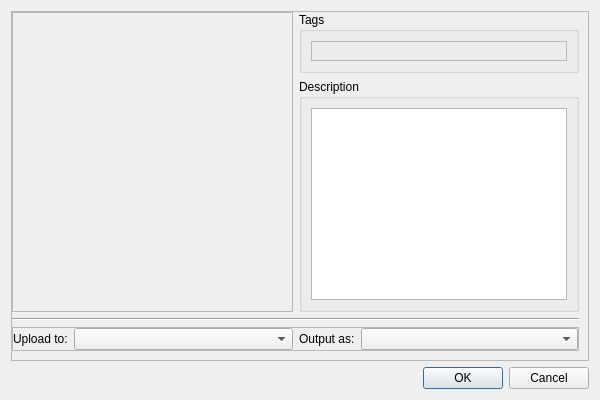
<?xml version="1.0" encoding="UTF-8"?>
<ui version="4.0">
 <class>FormDialog</class>
 <widget class="QDialog" name="FormDialog">
  <property name="geometry">
   <rect>
    <x>0</x>
    <y>0</y>
    <width>600</width>
    <height>400</height>
   </rect>
  </property>
  <property name="windowTitle">
   <string>Uploading copied</string>
  </property>
  <layout class="QVBoxLayout" name="verticalLayout">
   <item>
    <widget class="QFrame" name="frame_2">
     <property name="frameShape">
      <enum>QFrame::StyledPanel</enum>
     </property>
     <property name="frameShadow">
      <enum>QFrame::Raised</enum>
     </property>
     <layout class="QVBoxLayout" name="verticalLayout_2">
      <property name="leftMargin">
       <number>0</number>
      </property>
      <property name="topMargin">
       <number>0</number>
      </property>
      <item>
       <layout class="QHBoxLayout" name="horizontalLayout">
        <item>
         <widget class="QScrollArea" name="scrollArea">
          <property name="sizePolicy">
           <sizepolicy hsizetype="Preferred" vsizetype="Expanding">
            <horstretch>1</horstretch>
            <verstretch>0</verstretch>
           </sizepolicy>
          </property>
          <property name="widgetResizable">
           <bool>true</bool>
          </property>
          <widget class="QWidget" name="scrollAreaWidgetContents_2">
           <property name="geometry">
            <rect>
             <x>0</x>
             <y>0</y>
             <width>283</width>
             <height>299</height>
            </rect>
           </property>
          </widget>
         </widget>
        </item>
        <item>
         <layout class="QVBoxLayout" name="verticalLayout_3" stretch="1,0">
          <item>
           <widget class="QGroupBox" name="groupBox">
            <property name="title">
             <string>Tags</string>
            </property>
            <layout class="QHBoxLayout" name="horizontalLayout_4">
             <item>
              <widget class="TagsEdit" name="frame_3">
               <property name="frameShape">
                <enum>QFrame::StyledPanel</enum>
               </property>
               <property name="frameShadow">
                <enum>QFrame::Raised</enum>
               </property>
              </widget>
             </item>
            </layout>
           </widget>
          </item>
          <item>
           <widget class="QGroupBox" name="groupBox_2">
            <property name="sizePolicy">
             <sizepolicy hsizetype="Preferred" vsizetype="Preferred">
              <horstretch>0</horstretch>
              <verstretch>0</verstretch>
             </sizepolicy>
            </property>
            <property name="title">
             <string>Description</string>
            </property>
            <layout class="QHBoxLayout" name="horizontalLayout_3">
             <item>
              <widget class="QTextEdit" name="textEdit">
               <property name="sizePolicy">
                <sizepolicy hsizetype="Preferred" vsizetype="Preferred">
                 <horstretch>0</horstretch>
                 <verstretch>0</verstretch>
                </sizepolicy>
               </property>
              </widget>
             </item>
            </layout>
           </widget>
          </item>
         </layout>
        </item>
       </layout>
      </item>
      <item>
       <widget class="Line" name="line">
        <property name="orientation">
         <enum>Qt::Horizontal</enum>
        </property>
       </widget>
      </item>
      <item>
       <widget class="QFrame" name="frame_5">
        <property name="frameShape">
         <enum>QFrame::StyledPanel</enum>
        </property>
        <property name="frameShadow">
         <enum>QFrame::Raised</enum>
        </property>
        <layout class="QHBoxLayout" name="horizontalLayout_5">
         <property name="leftMargin">
          <number>0</number>
         </property>
         <property name="topMargin">
          <number>0</number>
         </property>
         <property name="rightMargin">
          <number>0</number>
         </property>
         <property name="bottomMargin">
          <number>0</number>
         </property>
         <item>
          <layout class="QFormLayout" name="formLayout_2">
           <item row="0" column="0">
            <widget class="QLabel" name="label">
             <property name="text">
              <string>Upload to:</string>
             </property>
            </widget>
           </item>
           <item row="0" column="1">
            <widget class="QComboBox" name="comboBox"/>
           </item>
          </layout>
         </item>
         <item>
          <layout class="QFormLayout" name="formLayout">
           <item row="0" column="0">
            <widget class="QLabel" name="label_4">
             <property name="text">
              <string>Output as:</string>
             </property>
            </widget>
           </item>
           <item row="0" column="1">
            <widget class="QComboBox" name="comboBox_2"/>
           </item>
          </layout>
         </item>
        </layout>
       </widget>
      </item>
     </layout>
    </widget>
   </item>
   <item>
    <widget class="QDialogButtonBox" name="buttonBox">
     <property name="orientation">
      <enum>Qt::Horizontal</enum>
     </property>
     <property name="standardButtons">
      <set>QDialogButtonBox::Cancel|QDialogButtonBox::Ok</set>
     </property>
    </widget>
   </item>
  </layout>
 </widget>
 <customwidgets>
  <customwidget>
   <class>TagsEdit</class>
   <extends>QFrame</extends>
   <header>src/components/tagsedit.h</header>
   <container>1</container>
  </customwidget>
 </customwidgets>
 <resources/>
 <connections>
  <connection>
   <sender>buttonBox</sender>
   <signal>accepted()</signal>
   <receiver>FormDialog</receiver>
   <slot>accept()</slot>
   <hints>
    <hint type="sourcelabel">
     <x>257</x>
     <y>390</y>
    </hint>
    <hint type="destinationlabel">
     <x>157</x>
     <y>274</y>
    </hint>
   </hints>
  </connection>
  <connection>
   <sender>buttonBox</sender>
   <signal>rejected()</signal>
   <receiver>FormDialog</receiver>
   <slot>reject()</slot>
   <hints>
    <hint type="sourcelabel">
     <x>325</x>
     <y>390</y>
    </hint>
    <hint type="destinationlabel">
     <x>286</x>
     <y>274</y>
    </hint>
   </hints>
  </connection>
 </connections>
</ui>
